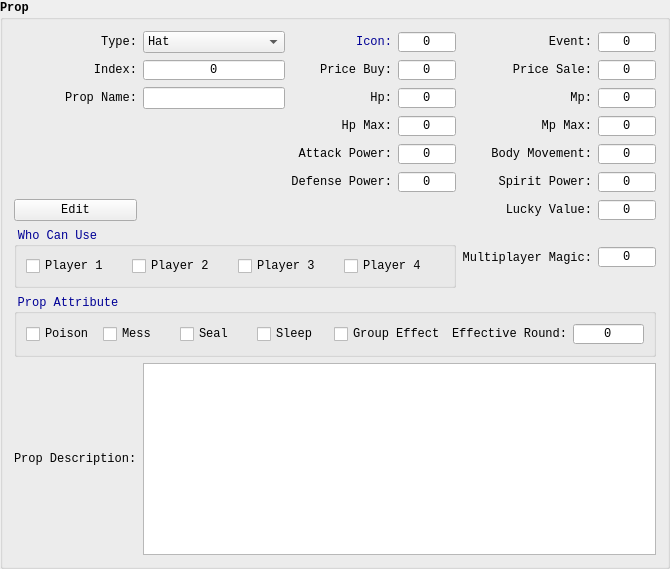
      <widget class="QGroupBox" name="propBox">
       <property name="font">
        <font>
         <family>Consolas</family>
         <pointsize>9</pointsize>
         <bold>true</bold>
        </font>
       </property>
       <property name="contextMenuPolicy">
        <enum>Qt::CustomContextMenu</enum>
       </property>
       <property name="styleSheet">
        <string notr="true">#propBox {
	color: rgb(0, 0, 150);
	font-weight: bold;
}</string>
       </property>
       <property name="title">
        <string>Prop</string>
       </property>
       <layout class="QGridLayout" name="propLayout">
        <item row="2" column="5">
         <widget class="QSpinBox" name="propMp">
          <property name="font">
           <font>
            <family>Consolas</family>
            <pointsize>9</pointsize>
            <bold>false</bold>
           </font>
          </property>
          <property name="alignment">
           <set>Qt::AlignCenter</set>
          </property>
          <property name="buttonSymbols">
           <enum>QAbstractSpinBox::NoButtons</enum>
          </property>
          <property name="minimum">
           <number>-32768</number>
          </property>
          <property name="maximum">
           <number>32767</number>
          </property>
         </widget>
        </item>
        <item row="4" column="2">
         <widget class="QLabel" name="propAttackPowerLbl">
          <property name="font">
           <font>
            <family>Consolas</family>
            <pointsize>9</pointsize>
            <bold>false</bold>
           </font>
          </property>
          <property name="text">
           <string>Attack Power:</string>
          </property>
          <property name="alignment">
           <set>Qt::AlignRight|Qt::AlignTrailing|Qt::AlignVCenter</set>
          </property>
         </widget>
        </item>
        <item row="2" column="1">
         <widget class="QLineEdit" name="propName">
          <property name="sizePolicy">
           <sizepolicy hsizetype="Minimum" vsizetype="Fixed">
            <horstretch>0</horstretch>
            <verstretch>0</verstretch>
           </sizepolicy>
          </property>
          <property name="font">
           <font>
            <family>Consolas</family>
            <pointsize>9</pointsize>
            <bold>false</bold>
           </font>
          </property>
          <property name="alignment">
           <set>Qt::AlignCenter</set>
          </property>
         </widget>
        </item>
        <item row="1" column="3">
         <widget class="QSpinBox" name="propPriceBuy">
          <property name="font">
           <font>
            <family>Consolas</family>
            <pointsize>9</pointsize>
            <bold>false</bold>
           </font>
          </property>
          <property name="alignment">
           <set>Qt::AlignCenter</set>
          </property>
          <property name="buttonSymbols">
           <enum>QAbstractSpinBox::NoButtons</enum>
          </property>
          <property name="minimum">
           <number>0</number>
          </property>
          <property name="maximum">
           <number>65536</number>
          </property>
         </widget>
        </item>
        <item row="7" column="4">
         <widget class="QLabel" name="multiplayerMagicLbl">
          <property name="font">
           <font>
            <family>Consolas</family>
            <pointsize>9</pointsize>
            <bold>false</bold>
           </font>
          </property>
          <property name="text">
           <string>Multiplayer Magic:</string>
          </property>
          <property name="alignment">
           <set>Qt::AlignRight|Qt::AlignTrailing|Qt::AlignVCenter</set>
          </property>
         </widget>
        </item>
        <item row="3" column="3">
         <widget class="QSpinBox" name="propHpMax">
          <property name="font">
           <font>
            <family>Consolas</family>
            <pointsize>9</pointsize>
            <bold>false</bold>
           </font>
          </property>
          <property name="alignment">
           <set>Qt::AlignCenter</set>
          </property>
          <property name="buttonSymbols">
           <enum>QAbstractSpinBox::NoButtons</enum>
          </property>
          <property name="minimum">
           <number>-128</number>
          </property>
          <property name="maximum">
           <number>127</number>
          </property>
         </widget>
        </item>
        <item row="1" column="4">
         <widget class="QLabel" name="propPriceSaleLbl">
          <property name="font">
           <font>
            <family>Consolas</family>
            <pointsize>9</pointsize>
            <bold>false</bold>
           </font>
          </property>
          <property name="text">
           <string>Price Sale:</string>
          </property>
          <property name="alignment">
           <set>Qt::AlignRight|Qt::AlignTrailing|Qt::AlignVCenter</set>
          </property>
         </widget>
        </item>
        <item row="1" column="0">
         <widget class="QLabel" name="propIdxLbl">
          <property name="font">
           <font>
            <family>Consolas</family>
            <pointsize>9</pointsize>
            <bold>false</bold>
           </font>
          </property>
          <property name="text">
           <string>Index:</string>
          </property>
          <property name="alignment">
           <set>Qt::AlignRight|Qt::AlignTrailing|Qt::AlignVCenter</set>
          </property>
         </widget>
        </item>
        <item row="7" column="5">
         <widget class="QSpinBox" name="multiplayerMagic">
          <property name="font">
           <font>
            <family>Consolas</family>
            <pointsize>9</pointsize>
            <bold>false</bold>
           </font>
          </property>
          <property name="alignment">
           <set>Qt::AlignCenter</set>
          </property>
          <property name="buttonSymbols">
           <enum>QAbstractSpinBox::NoButtons</enum>
          </property>
          <property name="maximum">
           <number>99</number>
          </property>
         </widget>
        </item>
        <item row="1" column="2">
         <widget class="QLabel" name="propPriceBuyLbl">
          <property name="font">
           <font>
            <family>Consolas</family>
            <pointsize>9</pointsize>
            <bold>false</bold>
           </font>
          </property>
          <property name="text">
           <string>Price Buy:</string>
          </property>
          <property name="alignment">
           <set>Qt::AlignRight|Qt::AlignTrailing|Qt::AlignVCenter</set>
          </property>
         </widget>
        </item>
        <item row="4" column="3">
         <widget class="QSpinBox" name="propAttackPower">
          <property name="font">
           <font>
            <family>Consolas</family>
            <pointsize>9</pointsize>
            <bold>false</bold>
           </font>
          </property>
          <property name="alignment">
           <set>Qt::AlignCenter</set>
          </property>
          <property name="buttonSymbols">
           <enum>QAbstractSpinBox::NoButtons</enum>
          </property>
          <property name="minimum">
           <number>-128</number>
          </property>
          <property name="maximum">
           <number>255</number>
          </property>
         </widget>
        </item>
        <item row="0" column="1">
         <widget class="QComboBox" name="propType">
          <property name="font">
           <font>
            <family>Consolas</family>
            <pointsize>9</pointsize>
            <bold>false</bold>
           </font>
          </property>
          <property name="maxVisibleItems">
           <number>14</number>
          </property>
          <item>
           <property name="text">
            <string>Hat</string>
           </property>
          </item>
          <item>
           <property name="text">
            <string>Clothes</string>
           </property>
          </item>
          <item>
           <property name="text">
            <string>Shoes</string>
           </property>
          </item>
          <item>
           <property name="text">
            <string>Cloak</string>
           </property>
          </item>
          <item>
           <property name="text">
            <string>Wristlet</string>
           </property>
          </item>
          <item>
           <property name="text">
            <string>Accessory</string>
           </property>
          </item>
          <item>
           <property name="text">
            <string>Weapon</string>
           </property>
          </item>
          <item>
           <property name="text">
            <string>Concealed Weapon</string>
           </property>
          </item>
          <item>
           <property name="text">
            <string>Medicine</string>
           </property>
          </item>
          <item>
           <property name="text">
            <string>Panacea</string>
           </property>
          </item>
          <item>
           <property name="text">
            <string>Elixir</string>
           </property>
          </item>
          <item>
           <property name="text">
            <string>Dope</string>
           </property>
          </item>
          <item>
           <property name="text">
            <string>Escape</string>
           </property>
          </item>
          <item>
           <property name="text">
            <string>Drama</string>
           </property>
          </item>
         </widget>
        </item>
        <item row="2" column="4">
         <widget class="QLabel" name="propMpLbl">
          <property name="font">
           <font>
            <family>Consolas</family>
            <pointsize>9</pointsize>
            <bold>false</bold>
           </font>
          </property>
          <property name="text">
           <string>Mp:</string>
          </property>
          <property name="alignment">
           <set>Qt::AlignRight|Qt::AlignTrailing|Qt::AlignVCenter</set>
          </property>
         </widget>
        </item>
        <item row="1" column="5">
         <widget class="QSpinBox" name="propPriceSale">
          <property name="font">
           <font>
            <family>Consolas</family>
            <pointsize>9</pointsize>
            <bold>false</bold>
           </font>
          </property>
          <property name="alignment">
           <set>Qt::AlignCenter</set>
          </property>
          <property name="buttonSymbols">
           <enum>QAbstractSpinBox::NoButtons</enum>
          </property>
          <property name="minimum">
           <number>0</number>
          </property>
          <property name="maximum">
           <number>65536</number>
          </property>
         </widget>
        </item>
        <item row="3" column="4">
         <widget class="QLabel" name="propMpMaxLbl">
          <property name="font">
           <font>
            <family>Consolas</family>
            <pointsize>9</pointsize>
            <bold>false</bold>
           </font>
          </property>
          <property name="text">
           <string>Mp Max:</string>
          </property>
          <property name="alignment">
           <set>Qt::AlignRight|Qt::AlignTrailing|Qt::AlignVCenter</set>
          </property>
         </widget>
        </item>
        <item row="2" column="0">
         <widget class="QLabel" name="propNameLbl">
          <property name="font">
           <font>
            <family>Consolas</family>
            <pointsize>9</pointsize>
            <bold>false</bold>
           </font>
          </property>
          <property name="text">
           <string>Prop Name:</string>
          </property>
          <property name="alignment">
           <set>Qt::AlignRight|Qt::AlignTrailing|Qt::AlignVCenter</set>
          </property>
         </widget>
        </item>
        <item row="2" column="2">
         <widget class="QLabel" name="propHpLbl">
          <property name="font">
           <font>
            <family>Consolas</family>
            <pointsize>9</pointsize>
            <bold>false</bold>
           </font>
          </property>
          <property name="text">
           <string>Hp:</string>
          </property>
          <property name="alignment">
           <set>Qt::AlignRight|Qt::AlignTrailing|Qt::AlignVCenter</set>
          </property>
         </widget>
        </item>
        <item row="1" column="1">
         <widget class="QSpinBox" name="propIdx">
          <property name="font">
           <font>
            <family>Consolas</family>
            <pointsize>9</pointsize>
            <bold>false</bold>
           </font>
          </property>
          <property name="alignment">
           <set>Qt::AlignCenter</set>
          </property>
          <property name="buttonSymbols">
           <enum>QAbstractSpinBox::NoButtons</enum>
          </property>
          <property name="maximum">
           <number>255</number>
          </property>
         </widget>
        </item>
        <item row="3" column="5">
         <widget class="QSpinBox" name="propMpMax">
          <property name="font">
           <font>
            <family>Consolas</family>
            <pointsize>9</pointsize>
            <bold>false</bold>
           </font>
          </property>
          <property name="alignment">
           <set>Qt::AlignCenter</set>
          </property>
          <property name="buttonSymbols">
           <enum>QAbstractSpinBox::NoButtons</enum>
          </property>
          <property name="minimum">
           <number>-128</number>
          </property>
          <property name="maximum">
           <number>127</number>
          </property>
         </widget>
        </item>
        <item row="9" column="0">
         <widget class="QLabel" name="propDescriptionLbl">
          <property name="font">
           <font>
            <family>Consolas</family>
            <pointsize>9</pointsize>
            <bold>false</bold>
           </font>
          </property>
          <property name="text">
           <string>Prop Description:</string>
          </property>
         </widget>
        </item>
        <item row="0" column="0">
         <widget class="QLabel" name="propTypeLbl">
          <property name="font">
           <font>
            <family>Consolas</family>
            <pointsize>9</pointsize>
            <bold>false</bold>
           </font>
          </property>
          <property name="text">
           <string>Type:</string>
          </property>
          <property name="alignment">
           <set>Qt::AlignRight|Qt::AlignTrailing|Qt::AlignVCenter</set>
          </property>
         </widget>
        </item>
        <item row="2" column="3">
         <widget class="QSpinBox" name="propHp">
          <property name="font">
           <font>
            <family>Consolas</family>
            <pointsize>9</pointsize>
            <bold>false</bold>
           </font>
          </property>
          <property name="alignment">
           <set>Qt::AlignCenter</set>
          </property>
          <property name="buttonSymbols">
           <enum>QAbstractSpinBox::NoButtons</enum>
          </property>
          <property name="minimum">
           <number>-32768</number>
          </property>
          <property name="maximum">
           <number>32767</number>
          </property>
         </widget>
        </item>
        <item row="7" column="0" colspan="4">
         <widget class="QGroupBox" name="whoCanUseBox">
          <property name="font">
           <font>
            <family>Consolas</family>
            <pointsize>9</pointsize>
            <bold>false</bold>
           </font>
          </property>
          <property name="styleSheet">
           <string notr="true">#whoCanUseBox {
	color: rgb(0, 0, 150);
}</string>
          </property>
          <property name="title">
           <string>Who Can Use</string>
          </property>
          <layout class="QHBoxLayout" name="propWhoCanUseHorLayout">
           <item>
            <widget class="QCheckBox" name="player1Chk">
             <property name="font">
              <font>
               <family>Consolas</family>
               <pointsize>9</pointsize>
               <bold>false</bold>
              </font>
             </property>
             <property name="text">
              <string>Player 1</string>
             </property>
            </widget>
           </item>
           <item>
            <widget class="QCheckBox" name="player2Chk">
             <property name="font">
              <font>
               <family>Consolas</family>
               <pointsize>9</pointsize>
               <bold>false</bold>
              </font>
             </property>
             <property name="text">
              <string>Player 2</string>
             </property>
            </widget>
           </item>
           <item>
            <widget class="QCheckBox" name="player3Chk">
             <property name="font">
              <font>
               <family>Consolas</family>
               <pointsize>9</pointsize>
               <bold>false</bold>
              </font>
             </property>
             <property name="text">
              <string>Player 3</string>
             </property>
            </widget>
           </item>
           <item>
            <widget class="QCheckBox" name="player4Chk">
             <property name="font">
              <font>
               <family>Consolas</family>
               <pointsize>9</pointsize>
               <bold>false</bold>
              </font>
             </property>
             <property name="text">
              <string>Player 4</string>
             </property>
            </widget>
           </item>
          </layout>
         </widget>
        </item>
        <item row="3" column="2">
         <widget class="QLabel" name="propHpMaxLbl">
          <property name="font">
           <font>
            <family>Consolas</family>
            <pointsize>9</pointsize>
            <bold>false</bold>
           </font>
          </property>
          <property name="text">
           <string>Hp Max:</string>
          </property>
          <property name="alignment">
           <set>Qt::AlignRight|Qt::AlignTrailing|Qt::AlignVCenter</set>
          </property>
         </widget>
        </item>
        <item row="5" column="2">
         <widget class="QLabel" name="propDefensePowerLbl">
          <property name="font">
           <font>
            <family>Consolas</family>
            <pointsize>9</pointsize>
            <bold>false</bold>
           </font>
          </property>
          <property name="text">
           <string>Defense Power:</string>
          </property>
          <property name="alignment">
           <set>Qt::AlignRight|Qt::AlignTrailing|Qt::AlignVCenter</set>
          </property>
         </widget>
        </item>
        <item row="5" column="3">
         <widget class="QSpinBox" name="propDefensePower">
          <property name="font">
           <font>
            <family>Consolas</family>
            <pointsize>9</pointsize>
            <bold>false</bold>
           </font>
          </property>
          <property name="alignment">
           <set>Qt::AlignCenter</set>
          </property>
          <property name="buttonSymbols">
           <enum>QAbstractSpinBox::NoButtons</enum>
          </property>
          <property name="minimum">
           <number>-128</number>
          </property>
          <property name="maximum">
           <number>255</number>
          </property>
         </widget>
        </item>
        <item row="4" column="4">
         <widget class="QLabel" name="propBodyMovementLbl">
          <property name="font">
           <font>
            <family>Consolas</family>
            <pointsize>9</pointsize>
            <bold>false</bold>
           </font>
          </property>
          <property name="text">
           <string>Body Movement:</string>
          </property>
          <property name="alignment">
           <set>Qt::AlignRight|Qt::AlignTrailing|Qt::AlignVCenter</set>
          </property>
         </widget>
        </item>
        <item row="4" column="5">
         <widget class="QSpinBox" name="propBodyMovement">
          <property name="font">
           <font>
            <family>Consolas</family>
            <pointsize>9</pointsize>
            <bold>false</bold>
           </font>
          </property>
          <property name="alignment">
           <set>Qt::AlignCenter</set>
          </property>
          <property name="buttonSymbols">
           <enum>QAbstractSpinBox::NoButtons</enum>
          </property>
          <property name="minimum">
           <number>-128</number>
          </property>
          <property name="maximum">
           <number>127</number>
          </property>
         </widget>
        </item>
        <item row="5" column="4">
         <widget class="QLabel" name="propSpiritPowerLbl">
          <property name="font">
           <font>
            <family>Consolas</family>
            <pointsize>9</pointsize>
            <bold>false</bold>
           </font>
          </property>
          <property name="text">
           <string>Spirit Power:</string>
          </property>
          <property name="alignment">
           <set>Qt::AlignRight|Qt::AlignTrailing|Qt::AlignVCenter</set>
          </property>
         </widget>
        </item>
        <item row="6" column="4">
         <widget class="QLabel" name="propLuckyValueLbl">
          <property name="font">
           <font>
            <family>Consolas</family>
            <pointsize>9</pointsize>
            <bold>false</bold>
           </font>
          </property>
          <property name="text">
           <string>Lucky Value:</string>
          </property>
          <property name="alignment">
           <set>Qt::AlignRight|Qt::AlignTrailing|Qt::AlignVCenter</set>
          </property>
         </widget>
        </item>
        <item row="5" column="5">
         <widget class="QSpinBox" name="propSpiritPower">
          <property name="font">
           <font>
            <family>Consolas</family>
            <pointsize>9</pointsize>
            <bold>false</bold>
           </font>
          </property>
          <property name="alignment">
           <set>Qt::AlignCenter</set>
          </property>
          <property name="buttonSymbols">
           <enum>QAbstractSpinBox::NoButtons</enum>
          </property>
          <property name="minimum">
           <number>-128</number>
          </property>
          <property name="maximum">
           <number>127</number>
          </property>
         </widget>
        </item>
        <item row="6" column="5">
         <widget class="QSpinBox" name="propLuckyValue">
          <property name="font">
           <font>
            <family>Consolas</family>
            <pointsize>9</pointsize>
            <bold>false</bold>
           </font>
          </property>
          <property name="alignment">
           <set>Qt::AlignCenter</set>
          </property>
          <property name="buttonSymbols">
           <enum>QAbstractSpinBox::NoButtons</enum>
          </property>
          <property name="minimum">
           <number>-128</number>
          </property>
          <property name="maximum">
           <number>127</number>
          </property>
         </widget>
        </item>
        <item row="3" column="1" rowspan="4">
         <widget class="IconView" name="propIconView" native="true">
          <property name="minimumSize">
           <size>
            <width>100</width>
            <height>100</height>
           </size>
          </property>
          <property name="maximumSize">
           <size>
            <width>100</width>
            <height>100</height>
           </size>
          </property>
          <property name="font">
           <font>
            <family>Consolas</family>
            <bold>false</bold>
           </font>
          </property>
         </widget>
        </item>
        <item row="0" column="5">
         <widget class="QSpinBox" name="propEvent">
          <property name="font">
           <font>
            <family>Consolas</family>
            <pointsize>9</pointsize>
            <bold>false</bold>
           </font>
          </property>
          <property name="alignment">
           <set>Qt::AlignCenter</set>
          </property>
          <property name="buttonSymbols">
           <enum>QAbstractSpinBox::NoButtons</enum>
          </property>
          <property name="maximum">
           <number>65536</number>
          </property>
         </widget>
        </item>
        <item row="0" column="4">
         <widget class="QLabel" name="propEventLbl">
          <property name="font">
           <font>
            <family>Consolas</family>
            <pointsize>9</pointsize>
            <bold>false</bold>
           </font>
          </property>
          <property name="text">
           <string>Event:</string>
          </property>
          <property name="alignment">
           <set>Qt::AlignRight|Qt::AlignTrailing|Qt::AlignVCenter</set>
          </property>
         </widget>
        </item>
        <item row="0" column="2">
         <widget class="QLabel" name="propIconLbl">
          <property name="font">
           <font>
            <family>Consolas</family>
            <pointsize>9</pointsize>
            <bold>false</bold>
           </font>
          </property>
          <property name="styleSheet">
           <string notr="true">QLabel{ color: rgb(0, 0, 150); }</string>
          </property>
          <property name="text">
           <string>Icon:</string>
          </property>
          <property name="alignment">
           <set>Qt::AlignRight|Qt::AlignTrailing|Qt::AlignVCenter</set>
          </property>
         </widget>
        </item>
        <item row="0" column="3">
         <widget class="QSpinBox" name="propIcon">
          <property name="font">
           <font>
            <family>Consolas</family>
            <pointsize>9</pointsize>
            <bold>false</bold>
           </font>
          </property>
          <property name="alignment">
           <set>Qt::AlignCenter</set>
          </property>
          <property name="buttonSymbols">
           <enum>QAbstractSpinBox::NoButtons</enum>
          </property>
          <property name="maximum">
           <number>255</number>
          </property>
         </widget>
        </item>
        <item row="8" column="0" colspan="6">
         <widget class="QGroupBox" name="propAttrBox">
          <property name="font">
           <font>
            <family>Consolas</family>
            <pointsize>9</pointsize>
            <bold>false</bold>
           </font>
          </property>
          <property name="styleSheet">
           <string notr="true">#propAttrBox {
	color: rgb(0, 0, 150);
}</string>
          </property>
          <property name="title">
           <string>Prop Attribute</string>
          </property>
          <layout class="QHBoxLayout" name="propAttrHorLayout">
           <item>
            <widget class="QCheckBox" name="poisonChk">
             <property name="font">
              <font>
               <family>Consolas</family>
               <pointsize>9</pointsize>
               <bold>false</bold>
              </font>
             </property>
             <property name="text">
              <string>Poison</string>
             </property>
            </widget>
           </item>
           <item>
            <widget class="QCheckBox" name="messChk">
             <property name="font">
              <font>
               <family>Consolas</family>
               <pointsize>9</pointsize>
               <bold>false</bold>
              </font>
             </property>
             <property name="text">
              <string>Mess</string>
             </property>
            </widget>
           </item>
           <item>
            <widget class="QCheckBox" name="sealChk">
             <property name="font">
              <font>
               <family>Consolas</family>
               <pointsize>9</pointsize>
               <bold>false</bold>
              </font>
             </property>
             <property name="text">
              <string>Seal</string>
             </property>
            </widget>
           </item>
           <item>
            <widget class="QCheckBox" name="sleepChk">
             <property name="font">
              <font>
               <family>Consolas</family>
               <pointsize>9</pointsize>
               <bold>false</bold>
              </font>
             </property>
             <property name="text">
              <string>Sleep</string>
             </property>
            </widget>
           </item>
           <item>
            <widget class="QCheckBox" name="groupEffectChk">
             <property name="font">
              <font>
               <family>Consolas</family>
               <pointsize>9</pointsize>
               <bold>false</bold>
              </font>
             </property>
             <property name="text">
              <string>Group Effect</string>
             </property>
            </widget>
           </item>
           <item>
            <widget class="QLabel" name="effectiveRoundLbl">
             <property name="font">
              <font>
               <family>Consolas</family>
               <pointsize>9</pointsize>
               <bold>false</bold>
              </font>
             </property>
             <property name="text">
              <string>Effective Round:</string>
             </property>
             <property name="alignment">
              <set>Qt::AlignRight|Qt::AlignTrailing|Qt::AlignVCenter</set>
             </property>
            </widget>
           </item>
           <item>
            <widget class="QSpinBox" name="effectiveRound">
             <property name="font">
              <font>
               <family>Consolas</family>
               <pointsize>9</pointsize>
               <bold>false</bold>
              </font>
             </property>
             <property name="alignment">
              <set>Qt::AlignCenter</set>
             </property>
             <property name="buttonSymbols">
              <enum>QAbstractSpinBox::NoButtons</enum>
             </property>
             <property name="maximum">
              <number>9</number>
             </property>
            </widget>
           </item>
          </layout>
         </widget>
        </item>
        <item row="9" column="1" colspan="5">
         <widget class="QTextEdit" name="propDescription">
          <property name="font">
           <font>
            <family>Consolas</family>
            <pointsize>9</pointsize>
            <bold>false</bold>
           </font>
          </property>
         </widget>
        </item>
        <item row="6" column="0">
         <widget class="QPushButton" name="editPropIcon">
          <property name="sizePolicy">
           <sizepolicy hsizetype="Minimum" vsizetype="Minimum">
            <horstretch>0</horstretch>
            <verstretch>0</verstretch>
           </sizepolicy>
          </property>
          <property name="font">
           <font>
            <family>Consolas</family>
            <pointsize>9</pointsize>
            <bold>false</bold>
           </font>
          </property>
          <property name="text">
           <string>Edit</string>
          </property>
         </widget>
        </item>
       </layout>
      </widget>
